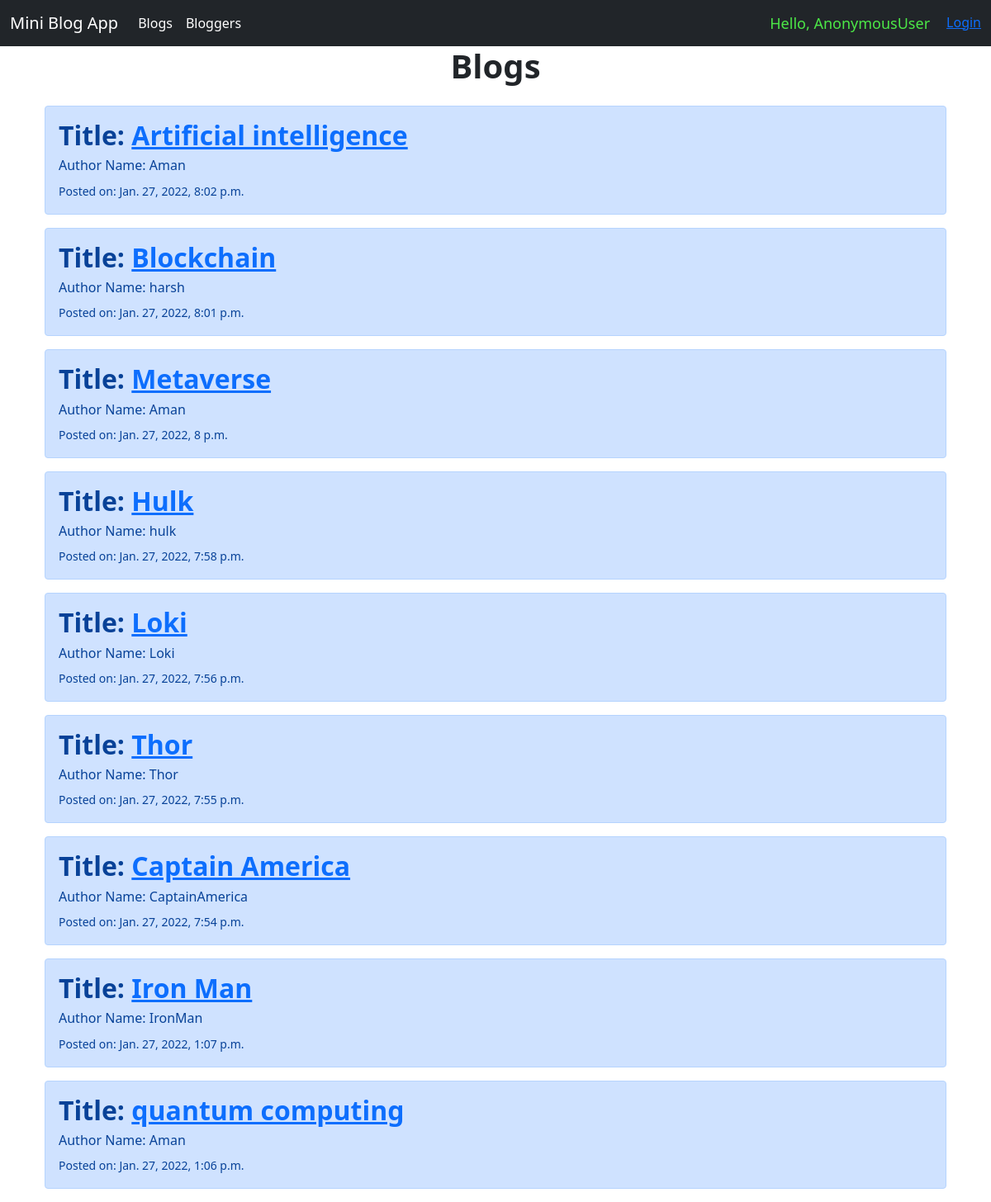
/blog/blogs/, run on the app's committed database.
### blog/models.py (models this page shows)
class Post(models.Model):
    title = models.CharField(max_length=255)
    intro = models.TextField()
    body = models.TextField()
    date_added = models.DateTimeField(auto_now_add=True)
    blogger_name = models.ForeignKey(
        User, null=False, blank=False, on_delete=models.CASCADE, related_name="+")
    class Meta:
        ordering = ['-date_added']

### blog/views.py (the view)
# urls.py: path('blogs/', views.blogs_list, name="blogs_list"),
def blogs_list(request):
    posts = Post.objects.all()
    return render(request, 'blog/bloglist.html', {'bloggers': author, 'posts': posts})

### blog/templates/blog/bloglist.html
{% extends 'blog/base.html' %}
{% block content%}
    <div class="container"><br>
        <div  class="position-relative">
    <h1 class="h1 position-absolute top-10 start-50 translate-middle"><b>Blogs</b></h1><br></div>
    <br>
    {% for post in posts%}
      <div class="alert alert-primary" role="alert">
        <h2 class="h2"><b> Title: <a href="{% url 'blog_post_detail' post.id%}">{{post.title}}</a></b></h2>
        <h6>Author Name: {{post.blogger_name}}</h6>
        <small> Posted on: {{post.date_added}}</small>
      </div>
    {% endfor %}
</div>
{% endblock %}

### data on the page
Post: title "Artificial intelligence", blogger_name "Aman", date_added "Jan. 27, 2022, 8:02 p.m."
Post: title "Blockchain", blogger_name "harsh", date_added "Jan. 27, 2022, 8:01 p.m."
Post: title "Metaverse", blogger_name "Aman", date_added "Jan. 27, 2022, 8 p.m."
Post: title "Hulk", blogger_name "hulk", date_added "Jan. 27, 2022, 7:58 p.m."
Post: title "Loki", blogger_name "Loki", date_added "Jan. 27, 2022, 7:56 p.m."
Post: title "Thor", blogger_name "Thor", date_added "Jan. 27, 2022, 7:55 p.m."
Post: title "Captain America", blogger_name "CaptainAmerica", date_added "Jan. 27, 2022, 7:54 p.m."
Post: title "Iron Man", blogger_name "IronMan", date_added "Jan. 27, 2022, 1:07 p.m."
Post: title "quantum computing", blogger_name "Aman", date_added "Jan. 27, 2022, 1:06 p.m."

### other printed values
{{ request.user|default_if_none:"&nbsp;" }} "AnonymousUser"
